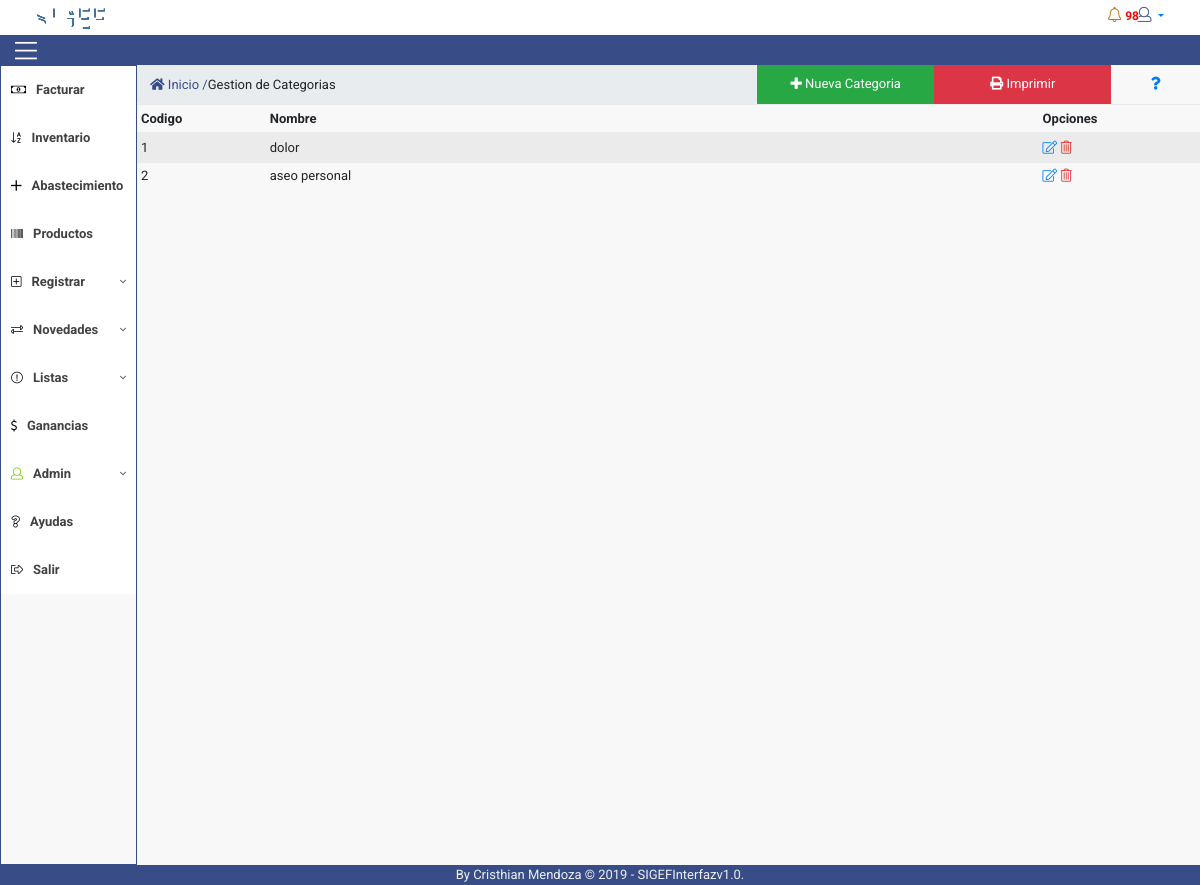
The app's page /controlador/categorias.php (signed in) with its own data.
### tables this page shows
CREATE TABLE `tb_categorias_productos` (
  `cod_categ` int(11) NOT NULL,
  `nom_categ` varchar(20) NOT NULL
);

### controlador/paginar_categorias.php (the view, shortened to what this page needs)
 <?php
  include('../connections/config.php');
    $registro = ("SELECT * FROM tb_categorias_productos");
    $resultado = mysqli_query($conexion,$registro);
    echo '<table class="table table-striped table-condensed table-hover" id="categorias">
              <thead>
                  <tr>
                      <th width="50">Codigo</th>
                      <th width="300">Nombre</th>
                      <th width="50">Opciones</th>
                  </tr>
              </thead>';
  if(!empty($resultado)){
  while($registro2 = mysqli_fetch_array($resultado)){
    echo '<tr>
              <td>'.$registro2['cod_categ'].'</td>
              <td>'.$registro2['nom_categ'].'</td>
              <td><a href="javascript:editarCategoria('.$registro2['cod_categ'].');" class="fal fa-edit"></a> <a href="javascript:eliminarCategoria('.$registro2['cod_categ'].');" class="fal fa-trash-alt icon3"></a></td>
              </tr>';
  }
 echo '</table>';
  }
?>

### vista/css/estilos.css (style rules this page uses)
* { margin: 0; padding: 0; box-sizing: border-box; font-family: 'Roboto', sans-serif; font-size: 13px; border-radius: 0px; }
a { display: contents; }
.icon3 { color: #df2626; }
.table td, .table th { padding: .3rem; vertical-align: unset; }

### records on screen
tb_categorias_productos: cod_categ "1", nom_categ "dolor"
tb_categorias_productos: cod_categ "2", nom_categ "aseo personal"
